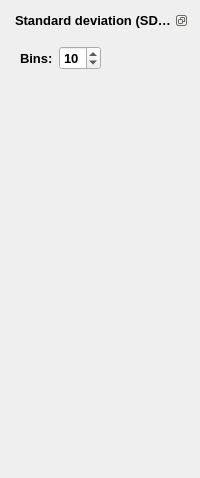
         <widget class="QWidget" name="freqViewerTab" >
          <attribute name="title" >
           <string>Frequency viewer</string>
          </attribute>
          <attribute name="icon" >
           <iconset resource="icons.qrc" >
            <normaloff>:/Icons/icons/silk/chart_bar.png</normaloff>:/Icons/icons/silk/chart_bar.png</iconset>
          </attribute>
          <layout class="QVBoxLayout" name="verticalLayout_7" >
           <item>
            <widget class="QDockWidget" name="dockFreqWidget" >
             <property name="font" >
              <font>
               <pointsize>10</pointsize>
               <weight>75</weight>
               <bold>true</bold>
              </font>
             </property>
             <property name="features" >
              <set>QDockWidget::DockWidgetFloatable|QDockWidget::DockWidgetMovable</set>
             </property>
             <property name="allowedAreas" >
              <set>Qt::NoDockWidgetArea</set>
             </property>
             <property name="windowTitle" >
              <string>Standard deviation (SD) frequency viewer</string>
             </property>
             <widget class="QWidget" name="dockWidgetContents_3" >
              <layout class="QVBoxLayout" name="verticalLayout_5" >
               <item>
                <layout class="QHBoxLayout" name="horizontalLayout_8" >
                 <item>
                  <widget class="QLabel" name="label_6" >
                   <property name="font" >
                    <font>
                     <pointsize>10</pointsize>
                     <weight>75</weight>
                     <bold>true</bold>
                    </font>
                   </property>
                   <property name="text" >
                    <string comment="Select the number of bins" >Bins:</string>
                   </property>
                  </widget>
                 </item>
                 <item>
                  <widget class="QSpinBox" name="binSpinBox" >
                   <property name="font" >
                    <font>
                     <pointsize>10</pointsize>
                     <weight>75</weight>
                     <bold>true</bold>
                    </font>
                   </property>
                   <property name="minimum" >
                    <number>2</number>
                   </property>
                   <property name="maximum" >
                    <number>50</number>
                   </property>
                   <property name="singleStep" >
                    <number>1</number>
                   </property>
                   <property name="value" >
                    <number>10</number>
                   </property>
                  </widget>
                 </item>
                 <item>
                  <spacer name="horizontalSpacer_19" >
                   <property name="orientation" >
                    <enum>Qt::Horizontal</enum>
                   </property>
                   <property name="sizeHint" stdset="0" >
                    <size>
                     <width>38</width>
                     <height>38</height>
                    </size>
                   </property>
                  </spacer>
                 </item>
                </layout>
               </item>
               <item>
                <widget class="QWidget" native="1" name="freqWidgetHolder" >
                 <property name="sizePolicy" >
                  <sizepolicy vsizetype="Expanding" hsizetype="Preferred" >
                   <horstretch>0</horstretch>
                   <verstretch>0</verstretch>
                  </sizepolicy>
                 </property>
                 <property name="minimumSize" >
                  <size>
                   <width>0</width>
                   <height>375</height>
                  </size>
                 </property>
                </widget>
               </item>
              </layout>
             </widget>
            </widget>
           </item>
          </layout>
         </widget>
